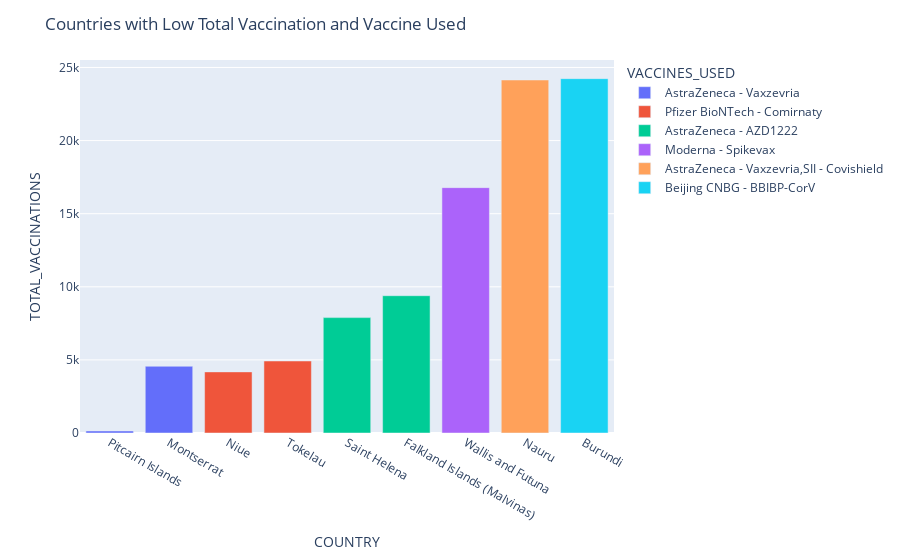

The cell this chart's notebook holds for it:
### Code cell
#Bargraph showing low total vaccinated counties
fig= px.bar(adf, x= 'COUNTRY', y ='TOTAL_VACCINATIONS',color='VACCINES_USED')
fig.update_layout(title='Countries with Low Total Vaccination and Vaccine Used',legend_orientation='v')
fig

### Figure 1 — Plotly figure (JSON) as saved in the notebook; plotly's stock layout.template omitted (floating-point values rounded to 4 significant figures)
{"data": [{"alignmentgroup": "True", "hovertemplate": "VACCINES_USED=AstraZeneca - Vaxzevria<br>COUNTRY=%{x}<br>TOTAL_VACCINATIONS=%{y}<extra></extra>", "legendgroup": "AstraZeneca - Vaxzevria", "marker": {"color": "#636efa", "pattern": {"shape": ""}}, "name": "AstraZeneca - Vaxzevria", "offsetgroup": "AstraZeneca - Vaxzevria", "orientation": "v", "showlegend": true, "textposition": "auto", "type": "bar", "x": ["Pitcairn Islands", "Montserrat"], "xaxis": "x", "y": [138, 4564], "yaxis": "y"}, {"alignmentgroup": "True", "hovertemplate": "VACCINES_USED=Pfizer BioNTech - Comirnaty<br>COUNTRY=%{x}<br>TOTAL_VACCINATIONS=%{y}<extra></extra>", "legendgroup": "Pfizer BioNTech - Comirnaty", "marker": {"color": "#EF553B", "pattern": {"shape": ""}}, "name": "Pfizer BioNTech - Comirnaty", "offsetgroup": "Pfizer BioNTech - Comirnaty", "orientation": "v", "showlegend": true, "textposition": "auto", "type": "bar", "x": ["Niue", "Tokelau"], "xaxis": "x", "y": [4180, 4924], "yaxis": "y"}, {"alignmentgroup": "True", "hovertemplate": "VACCINES_USED=AstraZeneca - AZD1222<br>COUNTRY=%{x}<br>TOTAL_VACCINATIONS=%{y}<extra></extra>", "legendgroup": "AstraZeneca - AZD1222", "marker": {"color": "#00cc96", "pattern": {"shape": ""}}, "name": "AstraZeneca - AZD1222", "offsetgroup": "AstraZeneca - AZD1222", "orientation": "v", "showlegend": true, "textposition": "auto", "type": "bar", "x": ["Saint Helena", "Falkland Islands (Malvinas)"], "xaxis": "x", "y": [7892, 9390], "yaxis": "y"}, {"alignmentgroup": "True", "hovertemplate": "VACCINES_USED=Moderna - Spikevax<br>COUNTRY=%{x}<br>TOTAL_VACCINATIONS=%{y}<extra></extra>", "legendgroup": "Moderna - Spikevax", "marker": {"color": "#ab63fa", "pattern": {"shape": ""}}, "name": "Moderna - Spikevax", "offsetgroup": "Moderna - Spikevax", "orientation": "v", "showlegend": true, "textposition": "auto", "type": "bar", "x": ["Wallis and Futuna"], "xaxis": "x", "y": [16782], "yaxis": "y"}, {"alignmentgroup": "True", "hovertemplate": "VACCINES_USED=AstraZeneca - Vaxzevria,SII - Covishield<br>COUNTRY=%{x}<br>TOTAL_VACCINATIONS=%{y}<extra></extra>", "legendgroup": "AstraZeneca - Vaxzevria,SII - Covishield", "marker": {"color": "#FFA15A", "pattern": {"shape": ""}}, "name": "AstraZeneca - Vaxzevria,SII - Covishield", "offsetgroup": "AstraZeneca - Vaxzevria,SII - Covishield", "orientation": "v", "showlegend": true, "textposition": "auto", "type": "bar", "x": ["Nauru"], "xaxis": "x", "y": [24143], "yaxis": "y"}, {"alignmentgroup": "True", "hovertemplate": "VACCINES_USED=Beijing CNBG - BBIBP-CorV<br>COUNTRY=%{x}<br>TOTAL_VACCINATIONS=%{y}<extra></extra>", "legendgroup": "Beijing CNBG - BBIBP-CorV", "marker": {"color": "#19d3f3", "pattern": {"shape": ""}}, "name": "Beijing CNBG - BBIBP-CorV", "offsetgroup": "Beijing CNBG - BBIBP-CorV", "orientation": "v", "showlegend": true, "textposition": "auto", "type": "bar", "x": ["Burundi"], "xaxis": "x", "y": [24236], "yaxis": "y"}], "layout": {"barmode": "relative", "legend": {"orientation": "v", "title": {"text": "VACCINES_USED"}, "tracegroupgap": 0}, "margin": {"t": 60}, "title": {"text": "Countries with Low Total Vaccination and Vaccine Used"}, "xaxis": {"anchor": "y", "domain": [0, 1], "title": {"text": "COUNTRY"}}, "yaxis": {"anchor": "x", "domain": [0, 1], "title": {"text": "TOTAL_VACCINATIONS"}}}}
